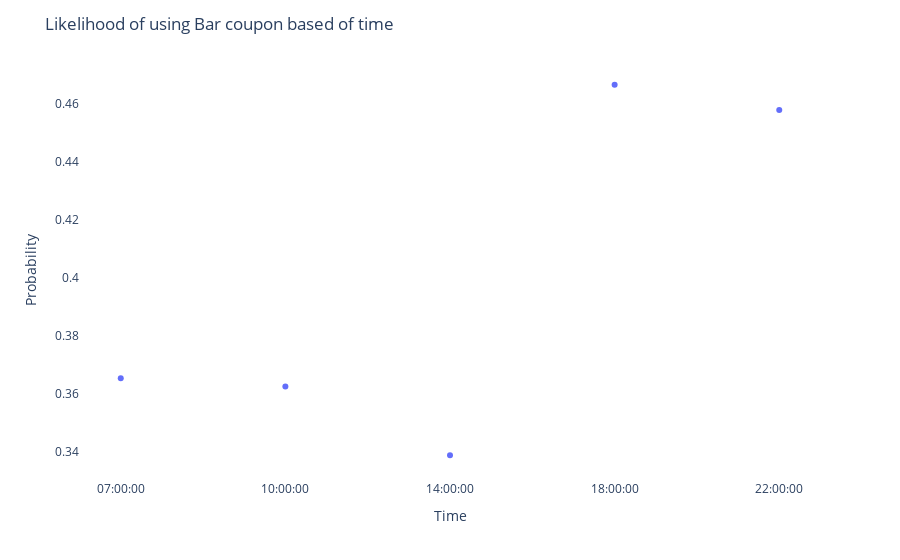

Notebook source saved alongside this figure:
### Code cell
fig=px.scatter(data1.groupby('time')['Y'].mean(),y='Y')
fig.update_layout(
    plot_bgcolor='white',
    paper_bgcolor='white',
    title="Likelihood of using Bar coupon based of time",
    xaxis_title='Time',
    yaxis_title='Probability'
)
fig.show()
fig.write_html('visuals/m5_6_prob_time.html')

### Figure 1 — Plotly figure (JSON) as saved in the notebook; plotly's stock layout.template omitted (floating-point values rounded to 4 significant figures)
{"data": [{"hovertemplate": "time=%{x}<br>Y=%{y}<extra></extra>", "legendgroup": "", "marker": {"color": "#636efa", "symbol": "circle"}, "mode": "markers", "name": "", "orientation": "v", "showlegend": false, "type": "scatter", "x": ["07:00:00", "10:00:00", "14:00:00", "18:00:00", "22:00:00"], "xaxis": "x", "y": [0.3655, 0.3626, 0.339, 0.4664, 0.4577], "yaxis": "y"}], "layout": {"legend": {"tracegroupgap": 0}, "margin": {"t": 60}, "paper_bgcolor": "white", "plot_bgcolor": "white", "title": {"text": "Likelihood of using Bar coupon based of time"}, "xaxis": {"anchor": "y", "domain": [0, 1], "title": {"text": "Time"}}, "yaxis": {"anchor": "x", "domain": [0, 1], "title": {"text": "Probability"}}}}
